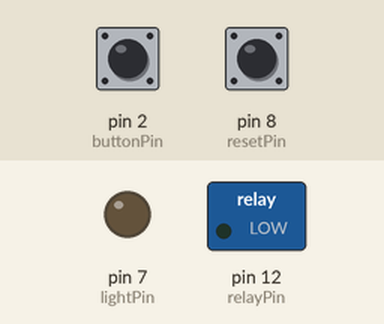
Recording of a sketch running on a simulated Arduino Uno, built with avr-gcc and run on an emulated ATmega328P. Parts: switched loads named in the sketch (green lamp = pin HIGH), output pins drawn as LEDs (lit = HIGH). Inputs (shaded band) come from the test bench; at power-on: pin 2 (buttonPin) HIGH, pin 8 (resetPin) HIGH. Random numbers use the default seed unless the sketch sets one.

Above: at 1.2 s.
1.3 s: pin 2 (buttonPin) pulled LOW for 0.15 s
At 2.6 s:
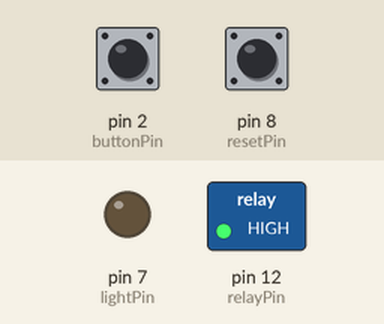
4.4 s: pin 8 (resetPin) pulled LOW for 3.2 s
At 8.2 s:
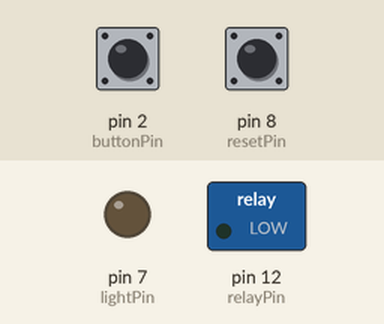
9.1 s: pin 2 (buttonPin) pulled LOW for 1 s
At 14.8 s:
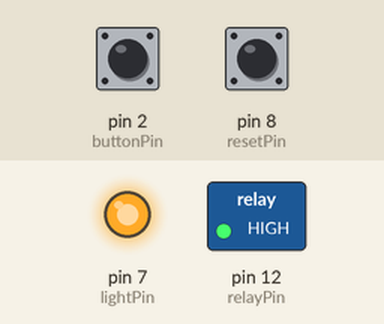
Timing chart, 0 to 16.3 s (numbered marks = the images above; inputs shaded):
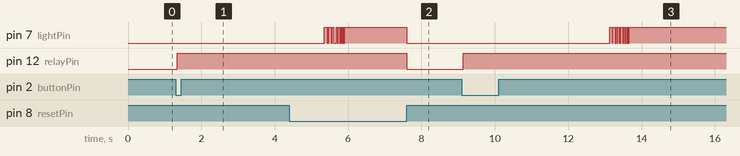

The sketch:

coin_acceptor.ino
```cpp
const int buttonPin = 2;    // the number of the coin acceptor
const int relayPin = 12;      // the number of the LED pin
const int lightPin = 7;
const int resetPin = 8;
const int resetPinGND = 9;

int relayState = LOW;         // the current state of the output pin
int buttonState;             // the current reading from the input pin
int lastButtonState = HIGH;   // the previous reading from the input pin

unsigned long lastDebounceTime = 0;  // the last time the output pin was toggled
unsigned long debounceDelay = 30;    // the debounce time; increase if the output flickers

boolean turningOn = true;


void setup() {
  pinMode(buttonPin, INPUT);
  pinMode(relayPin, OUTPUT);
  pinMode(lightPin, OUTPUT);
  pinMode(resetPinGND, OUTPUT);
  digitalWrite(resetPinGND, LOW);
  pinMode(resetPin, INPUT_PULLUP);
  randomSeed(analogRead(0));
  digitalWrite(relayPin, relayState);
}

void loop() {
  if (digitalRead(resetPin) == LOW) { // restart button
    relayState = LOW;
    return;
  }
  int reading = digitalRead(buttonPin);
  if (reading != lastButtonState) {
    lastDebounceTime = millis();
  }

  if ((millis() - lastDebounceTime) > debounceDelay) {

    if (reading != buttonState) {
      buttonState = reading;

      if (buttonState == LOW) {
        relayState = !relayState;
      }
    }
  }

  digitalWrite(relayPin, relayState);

  // Flicker on startup
  if ((relayState == HIGH) && turningOn) {
    turningOn = false;
    delay(4000);
    for (int i = 0; i < 10; i++) {
      digitalWrite(lightPin, HIGH);
      delay(random(100 - i * 9));
      digitalWrite(lightPin, LOW);
      delay(random(100 - i * 9));
    }
    digitalWrite(lightPin, HIGH);
  }

  // Randomly flicker
  if (relayState == HIGH) {
    if (random(100000) < 10) {
      digitalWrite(lightPin, LOW);
      delay(random(100,300));
      for (int i = 0; i < 10; i++) {
        digitalWrite(lightPin, HIGH);
        delay(random(100 - i * 9));
        digitalWrite(lightPin, LOW);
        delay(random(100 - i * 9));
      }
      digitalWrite(lightPin, HIGH);
    }
    if (random(100000) < 50) {
      digitalWrite(lightPin, LOW);
      delay(random(10,100));
      for (int i = 0; i < 6; i++) {
        digitalWrite(lightPin, HIGH);
        delay(random(60 - i * 9));
        digitalWrite(lightPin, LOW);
        delay(random(60 - i * 9));
      }
      digitalWrite(lightPin, HIGH);
    }
  }

  // reset if we're turning off.
  if (relayState == LOW) {
    digitalWrite(lightPin, LOW);
    turningOn = true;
  }
  lastButtonState = reading;
  delay(10);
}
```

Measured:
- after the input at 1.3 s, pin 12 (relayPin): LOW → HIGH at once
- after the input at 4.4 s, pin 12 (relayPin): HIGH → LOW after 3.2 s
- after the input at 9.1 s, pin 12 (relayPin): LOW → HIGH at once
